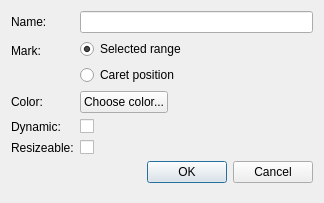
<?xml version="1.0" encoding="UTF-8"?>
<ui version="4.0">
 <class>AddBookmarkDialog</class>
 <widget class="QDialog" name="AddBookmarkDialog">
  <property name="geometry">
   <rect>
    <x>0</x>
    <y>0</y>
    <width>324</width>
    <height>203</height>
   </rect>
  </property>
  <property name="windowTitle">
   <string>Add bookmark</string>
  </property>
  <layout class="QFormLayout" name="formLayout">
   <property name="fieldGrowthPolicy">
    <enum>QFormLayout::ExpandingFieldsGrow</enum>
   </property>
   <item row="0" column="0">
    <widget class="QLabel" name="label_2">
     <property name="text">
      <string>Name:</string>
     </property>
    </widget>
   </item>
   <item row="0" column="1">
    <widget class="QLineEdit" name="txtName"/>
   </item>
   <item row="3" column="0">
    <widget class="QLabel" name="label">
     <property name="text">
      <string>Mark:</string>
     </property>
    </widget>
   </item>
   <item row="3" column="1">
    <layout class="QVBoxLayout" name="verticalLayout">
     <item>
      <widget class="QRadioButton" name="btnMarkSelection">
       <property name="text">
        <string>Selected range</string>
       </property>
       <property name="checked">
        <bool>true</bool>
       </property>
      </widget>
     </item>
     <item>
      <widget class="QRadioButton" name="btnMarkCaret">
       <property name="text">
        <string>Caret position</string>
       </property>
       <property name="checked">
        <bool>false</bool>
       </property>
      </widget>
     </item>
    </layout>
   </item>
   <item row="4" column="0">
    <widget class="QLabel" name="label_3">
     <property name="text">
      <string>Color:</string>
     </property>
    </widget>
   </item>
   <item row="4" column="1">
    <widget class="QPushButton" name="btnSelectColor">
     <property name="text">
      <string>Choose color...</string>
     </property>
    </widget>
   </item>
   <item row="5" column="0">
    <widget class="QLabel" name="label_4">
     <property name="text">
      <string>Dynamic:</string>
     </property>
    </widget>
   </item>
   <item row="7" column="0" colspan="2">
    <widget class="QDialogButtonBox" name="buttonBox">
     <property name="standardButtons">
      <set>QDialogButtonBox::Cancel|QDialogButtonBox::Ok</set>
     </property>
    </widget>
   </item>
   <item row="5" column="1">
    <widget class="QCheckBox" name="chkDynamic">
     <property name="toolTip">
      <string>If bookmark is dynamic, it will be moved when data removed or inserted into document to always contain marked data.</string>
     </property>
     <property name="text">
      <string/>
     </property>
    </widget>
   </item>
   <item row="6" column="0">
    <widget class="QLabel" name="label_5">
     <property name="text">
      <string>Resizeable:</string>
     </property>
    </widget>
   </item>
   <item row="6" column="1">
    <widget class="QCheckBox" name="chkAllowResize">
     <property name="toolTip">
      <string>If bookmark is resizeable, it will be resized when data inserted to or removed from bookmarked range.</string>
     </property>
     <property name="text">
      <string/>
     </property>
    </widget>
   </item>
  </layout>
 </widget>
 <tabstops>
  <tabstop>txtName</tabstop>
  <tabstop>btnMarkSelection</tabstop>
  <tabstop>btnMarkCaret</tabstop>
  <tabstop>btnSelectColor</tabstop>
  <tabstop>buttonBox</tabstop>
 </tabstops>
 <resources/>
 <connections>
  <connection>
   <sender>buttonBox</sender>
   <signal>accepted()</signal>
   <receiver>AddBookmarkDialog</receiver>
   <slot>accept()</slot>
   <hints>
    <hint type="sourcelabel">
     <x>263</x>
     <y>218</y>
    </hint>
    <hint type="destinationlabel">
     <x>77</x>
     <y>178</y>
    </hint>
   </hints>
  </connection>
  <connection>
   <sender>buttonBox</sender>
   <signal>rejected()</signal>
   <receiver>AddBookmarkDialog</receiver>
   <slot>reject()</slot>
   <hints>
    <hint type="sourcelabel">
     <x>346</x>
     <y>218</y>
    </hint>
    <hint type="destinationlabel">
     <x>334</x>
     <y>191</y>
    </hint>
   </hints>
  </connection>
 </connections>
</ui>
